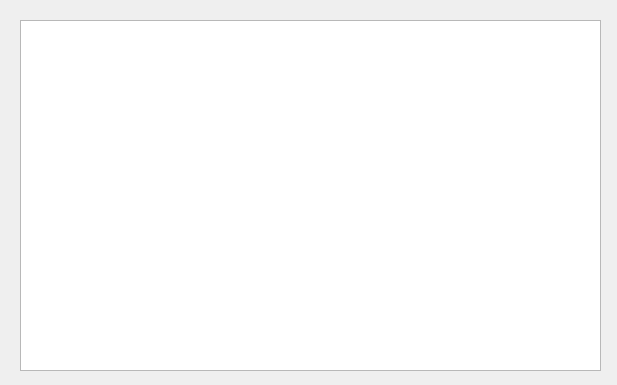
<?xml version="1.0" encoding="UTF-8"?>
<ui version="4.0">
 <class>Form</class>
 <widget class="QWidget" name="Form">
  <property name="geometry">
   <rect>
    <x>0</x>
    <y>0</y>
    <width>617</width>
    <height>385</height>
   </rect>
  </property>
  <property name="windowTitle">
   <string>Form</string>
  </property>
  <widget class="QTableWidget" name="data_output">
   <property name="geometry">
    <rect>
     <x>20</x>
     <y>20</y>
     <width>581</width>
     <height>351</height>
    </rect>
   </property>
  </widget>
 </widget>
 <resources/>
 <connections/>
</ui>
